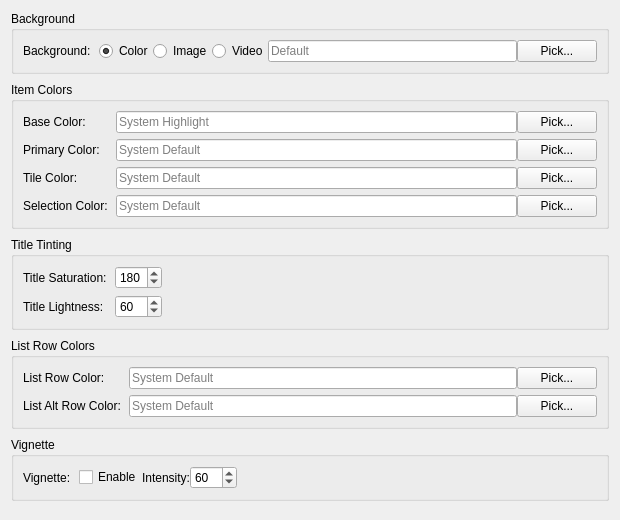
<?xml version="1.0" encoding="UTF-8"?>
<ui version="4.0">
 <class>AppearanceColorsPanel</class>
 <widget class="QWidget" name="AppearanceColorsPanel">
  <property name="geometry">
   <rect>
    <x>0</x>
    <y>0</y>
    <width>620</width>
    <height>520</height>
   </rect>
  </property>
  <layout class="QVBoxLayout" name="appearanceColorsSubTabLayout">
   <property name="spacing"><number>8</number></property>
   <item>
    <widget class="QGroupBox" name="appearanceBackgroundGroupBox">
     <property name="title"><string>Background</string></property>
     <layout class="QFormLayout" name="appearanceBackgroundFormLayout">
      <property name="horizontalSpacing"><number>8</number></property>
      <property name="verticalSpacing"><number>6</number></property>
      <property name="fieldGrowthPolicy"><enum>QFormLayout::FieldGrowthPolicy::ExpandingFieldsGrow</enum></property>
      <item row="0" column="0">
       <widget class="QLabel" name="label_background">
        <property name="text"><string>Background:</string></property>
       </widget>
      </item>
      <item row="0" column="1">
       <layout class="QHBoxLayout" name="backgroundLayout">
        <item>
         <widget class="QRadioButton" name="backgroundColorRadio">
          <property name="text"><string>Color</string></property>
          <property name="checked"><bool>true</bool></property>
         </widget>
        </item>
        <item>
         <widget class="QRadioButton" name="backgroundImageRadio">
          <property name="text"><string>Image</string></property>
         </widget>
        </item>
        <item>
         <widget class="QRadioButton" name="backgroundVideoRadio">
          <property name="text"><string>Video</string></property>
          <property name="toolTip"><string>Looping muted video as background</string></property>
         </widget>
        </item>
        <item>
         <widget class="QLineEdit" name="backgroundValueEdit">
          <property name="toolTip"><string>Background color (hex format like #FF5500), image path, or video path</string></property>
          <property name="placeholderText"><string>Default</string></property>
         </widget>
        </item>
        <item>
         <widget class="QPushButton" name="browseBackgroundButton">
          <property name="text"><string>Pick...</string></property>
          <property name="toolTip"><string>Select background color or image</string></property>
         </widget>
        </item>
       </layout>
      </item>
     </layout>
    </widget>
   </item>
   <item>
    <widget class="QGroupBox" name="appearancePaletteGroupBox">
     <property name="title"><string>Item Colors</string></property>
     <layout class="QFormLayout" name="appearancePaletteFormLayout">
      <property name="horizontalSpacing"><number>8</number></property>
      <property name="verticalSpacing"><number>6</number></property>
      <property name="fieldGrowthPolicy"><enum>QFormLayout::FieldGrowthPolicy::ExpandingFieldsGrow</enum></property>
      <item row="0" column="0">
       <widget class="QLabel" name="label_baseColor">
        <property name="text"><string>Base Color:</string></property>
       </widget>
      </item>
      <item row="0" column="1">
       <layout class="QHBoxLayout" name="baseColorLayout">
        <item>
         <widget class="QLineEdit" name="baseColorEdit">
          <property name="toolTip"><string>Base color for title text (hex format like #FF5500, leave empty for system highlight)</string></property>
          <property name="placeholderText"><string>System Highlight</string></property>
         </widget>
        </item>
        <item>
         <widget class="QPushButton" name="browseColorButton">
          <property name="text"><string>Pick...</string></property>
          <property name="toolTip"><string>Select a base color</string></property>
         </widget>
        </item>
       </layout>
      </item>
      <item row="1" column="0">
       <widget class="QLabel" name="label_primaryColor">
        <property name="text"><string>Primary Color:</string></property>
       </widget>
      </item>
      <item row="1" column="1">
       <layout class="QHBoxLayout" name="primaryColorLayout">
        <item>
         <widget class="QLineEdit" name="primaryColorEdit">
          <property name="toolTip"><string>Primary UI color for toolbar and menubar (hex format like #FF5500)</string></property>
          <property name="placeholderText"><string>System Default</string></property>
         </widget>
        </item>
        <item>
         <widget class="QPushButton" name="browsePrimaryColorButton">
          <property name="text"><string>Pick...</string></property>
          <property name="toolTip"><string>Select primary UI color</string></property>
         </widget>
        </item>
       </layout>
      </item>
      <item row="2" column="0">
       <widget class="QLabel" name="label_tileColor">
        <property name="text"><string>Tile Color:</string></property>
       </widget>
      </item>
      <item row="2" column="1">
       <layout class="QHBoxLayout" name="tileColorLayout">
        <item>
         <widget class="QLineEdit" name="tileColorEdit">
          <property name="toolTip"><string>Color for item tiles and placeholders (hex format like #FF5500)</string></property>
          <property name="placeholderText"><string>System Default</string></property>
         </widget>
        </item>
        <item>
         <widget class="QPushButton" name="browseTileColorButton">
          <property name="text"><string>Pick...</string></property>
          <property name="toolTip"><string>Select tile color</string></property>
         </widget>
        </item>
       </layout>
      </item>
      <item row="3" column="0">
       <widget class="QLabel" name="label_selectionColor">
        <property name="text"><string>Selection Color:</string></property>
       </widget>
      </item>
      <item row="3" column="1">
       <layout class="QHBoxLayout" name="selectionColorLayout">
        <item>
         <widget class="QLineEdit" name="selectionColorEdit">
          <property name="toolTip"><string>Color for selection rectangle and glide animation border (hex format like #FF5500)</string></property>
          <property name="placeholderText"><string>System Default</string></property>
         </widget>
        </item>
        <item>
         <widget class="QPushButton" name="browseSelectionColorButton">
          <property name="text"><string>Pick...</string></property>
          <property name="toolTip"><string>Select selection color</string></property>
         </widget>
        </item>
       </layout>
      </item>
     </layout>
    </widget>
   </item>
   <item>
    <widget class="QGroupBox" name="appearanceTitleTintGroupBox">
     <property name="title"><string>Title Tinting</string></property>
     <layout class="QFormLayout" name="appearanceTitleTintFormLayout">
      <property name="horizontalSpacing"><number>8</number></property>
      <property name="verticalSpacing"><number>6</number></property>
      <property name="fieldGrowthPolicy"><enum>QFormLayout::FieldGrowthPolicy::ExpandingFieldsGrow</enum></property>
      <item row="0" column="0">
       <widget class="QLabel" name="label_textAppearance">
        <property name="text"><string>Title Saturation:</string></property>
       </widget>
      </item>
      <item row="0" column="1">
       <widget class="QSpinBox" name="titleSaturationSpinBox">
        <property name="minimumWidth"><number>110</number></property>
        <property name="toolTip"><string>Title text color saturation (0-255)</string></property>
        <property name="minimum"><number>0</number></property>
        <property name="maximum"><number>255</number></property>
        <property name="value"><number>180</number></property>
       </widget>
      </item>
      <item row="1" column="0">
       <widget class="QLabel" name="label_titleLightness">
        <property name="text"><string>Title Lightness:</string></property>
       </widget>
      </item>
      <item row="1" column="1">
       <widget class="QSpinBox" name="titleLightnessSpinBox">
        <property name="minimumWidth"><number>110</number></property>
        <property name="toolTip"><string>Title text color lightness (0-255, lower is darker)</string></property>
        <property name="minimum"><number>0</number></property>
        <property name="maximum"><number>255</number></property>
        <property name="value"><number>60</number></property>
       </widget>
      </item>
     </layout>
    </widget>
   </item>
   <item>
    <widget class="QGroupBox" name="appearanceListRowsGroupBox">
     <property name="title"><string>List Row Colors</string></property>
     <layout class="QFormLayout" name="appearanceListRowsFormLayout">
      <property name="horizontalSpacing"><number>8</number></property>
      <property name="verticalSpacing"><number>6</number></property>
      <property name="fieldGrowthPolicy"><enum>QFormLayout::FieldGrowthPolicy::ExpandingFieldsGrow</enum></property>
      <item row="0" column="0">
       <widget class="QLabel" name="label_listRowColor">
        <property name="text"><string>List Row Color:</string></property>
       </widget>
      </item>
      <item row="0" column="1">
       <layout class="QHBoxLayout" name="listRowColorLayout">
        <item>
         <widget class="QLineEdit" name="listRowColorEdit">
          <property name="toolTip"><string>Primary row background color (hex format like #FF5500)</string></property>
          <property name="placeholderText"><string>System Default</string></property>
         </widget>
        </item>
        <item>
         <widget class="QPushButton" name="browseListRowColorButton">
          <property name="text"><string>Pick...</string></property>
          <property name="toolTip"><string>Select row color</string></property>
         </widget>
        </item>
       </layout>
      </item>
      <item row="1" column="0">
       <widget class="QLabel" name="label_listAltRowColor">
        <property name="text"><string>List Alt Row Color:</string></property>
       </widget>
      </item>
      <item row="1" column="1">
       <layout class="QHBoxLayout" name="listAltRowColorLayout">
        <item>
         <widget class="QLineEdit" name="listAltRowColorEdit">
          <property name="toolTip"><string>Alternate row background color (hex format like #FF5500)</string></property>
          <property name="placeholderText"><string>System Default</string></property>
         </widget>
        </item>
        <item>
         <widget class="QPushButton" name="browseListAltRowColorButton">
          <property name="text"><string>Pick...</string></property>
          <property name="toolTip"><string>Select alternate row color</string></property>
         </widget>
        </item>
       </layout>
      </item>
     </layout>
    </widget>
   </item>
   <item>
    <widget class="QGroupBox" name="appearanceVignetteGroupBox">
     <property name="title"><string>Vignette</string></property>
     <layout class="QFormLayout" name="appearanceVignetteFormLayout">
      <property name="horizontalSpacing"><number>8</number></property>
      <property name="verticalSpacing"><number>6</number></property>
      <property name="fieldGrowthPolicy"><enum>QFormLayout::FieldGrowthPolicy::ExpandingFieldsGrow</enum></property>
      <item row="0" column="0">
       <widget class="QLabel" name="label_vignette">
        <property name="text"><string>Vignette:</string></property>
       </widget>
      </item>
      <item row="0" column="1">
       <layout class="QHBoxLayout" name="vignetteLayout">
        <item>
         <widget class="QCheckBox" name="vignetteEnabledCheckBox">
          <property name="text"><string>Enable</string></property>
          <property name="toolTip"><string>Darken the corners of the items area to make titles pop over busy backgrounds</string></property>
         </widget>
        </item>
        <item>
         <widget class="QLabel" name="label_vignetteIntensity">
          <property name="text"><string>Intensity:</string></property>
         </widget>
        </item>
        <item>
         <widget class="QSpinBox" name="vignetteIntensitySpinBox">
          <property name="minimumWidth"><number>110</number></property>
          <property name="toolTip"><string>Corner darkness 0-100 (0 = no effect, 100 = pitch black at the corners)</string></property>
          <property name="minimum"><number>0</number></property>
          <property name="maximum"><number>100</number></property>
          <property name="value"><number>60</number></property>
         </widget>
        </item>
       </layout>
      </item>
     </layout>
    </widget>
   </item>
   <item>
    <spacer name="appearanceColorsVerticalSpacer">
     <property name="orientation"><enum>Qt::Orientation::Vertical</enum></property>
     <property name="sizeHint" stdset="0">
      <size><width>20</width><height>4</height></size>
     </property>
    </spacer>
   </item>
  </layout>
 </widget>
 <resources/>
 <connections/>
</ui>
